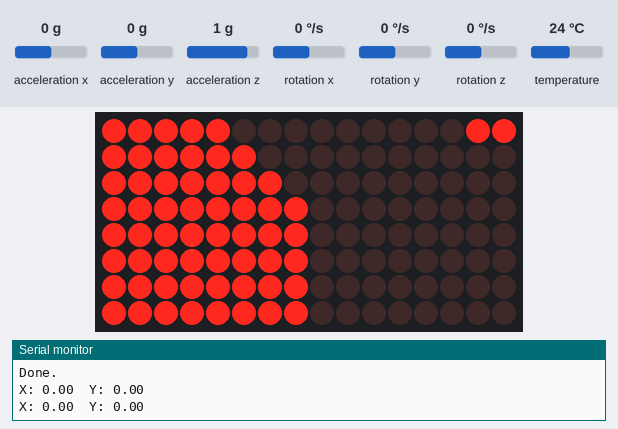
A sketch run on a simulated Arduino Uno, built with avr-gcc and run on an emulated ATmega328P. On the bench: 16×8 LED matrix, the last lines printed to the serial monitor. The test bench sets the inputs (shaded band); at power-on: acceleration x 0 g, acceleration y 0 g, acceleration z 1 g, rotation x 0 °/s, rotation y 0 °/s, rotation z 0 °/s, temperature 24 °C.

Above: at 1.3 s.
1.4 s: acceleration x set to -0.2 g
At 3.8 s:
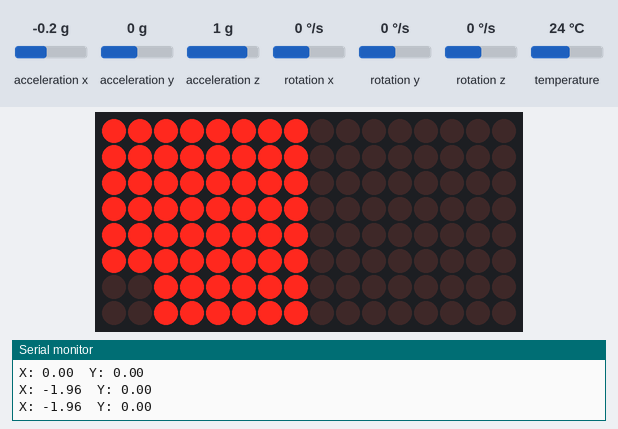
4.6 s: acceleration x set to 0.8 g
At 5.9 s:
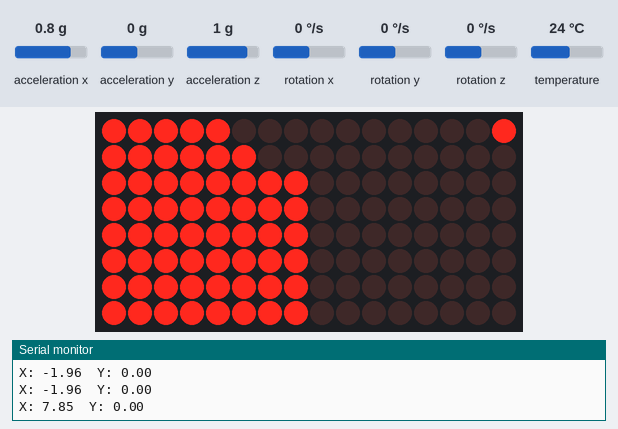
8.7 s: acceleration x set to -1.4 g
At 9.7 s:
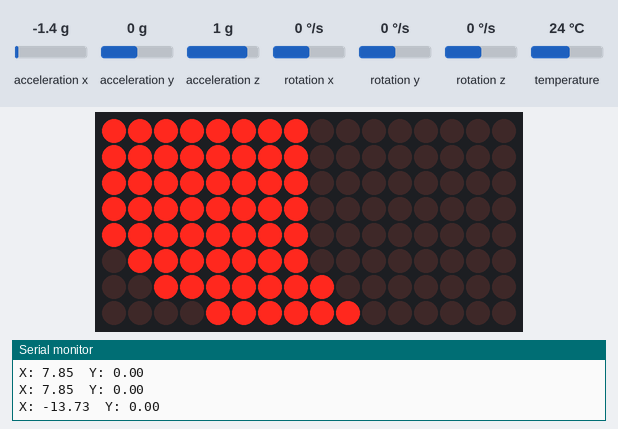
12.7 s: acceleration x set to 0 g
At 16.6 s:
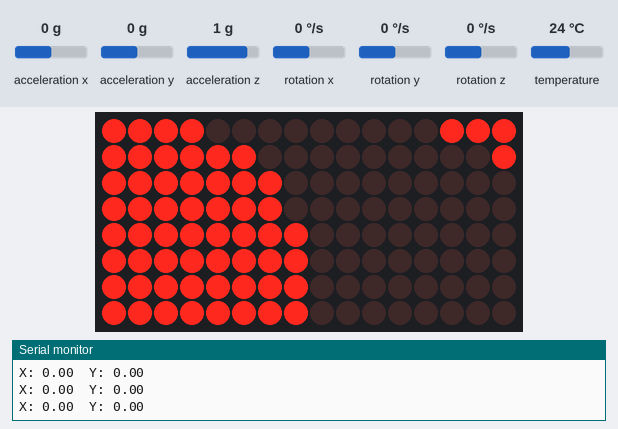
16.8 s: acceleration x set to -0.8 g
At 19.1 s:
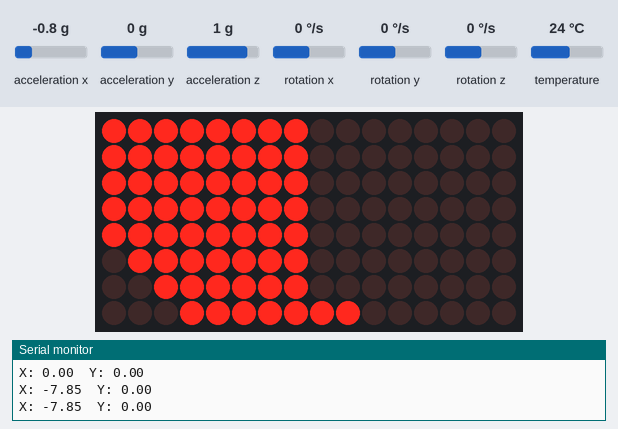
Timing chart, 0 to 20.6 s (numbered marks = the images above; inputs shaded):
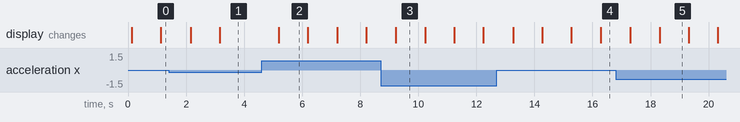

Measured:
- the behaviour switches between 0 and -0.1 g on acceleration x (found by bisection; images 0 and 1)
- after the input at 1.4 s, the display: first changes after 0.76 s (image 1 shows a later state)
- after the input at 4.6 s, the display: changes after 0.59 s (image 2)
- after the input at 8.7 s, the display: changes after 0.53 s (image 3)
- after the input at 12.7 s, the display: first changes after 0.57 s (image 4 shows a later state)
- after the input at 16.8 s, the display: first changes after 0.51 s (image 5 shows a later state)
- what the display in image 2 shows lasts 1.0 s, from 5.2 s to 6.2 s

The sketch:

Hourglass.ino
```cpp
//Matrix
#include <MD_MAX72xx.h>
#include <SPI.h>

#define HARDWARE_TYPE MD_MAX72XX::GENERIC_HW
#define MAX_DEVICES 2
#define CS_PIN 10
#define DATA_PIN 11
#define CLK_PIN 13

int mapMatrix1[8][8];
int mapMatrix2[8][8];
bool hilfsmatrix[8][8];

bool kopf = false; //Wird anhand der Ausrichtung des Gyros bestimmt
int setzenX = 0; //X Koordinate die beschrieben werden soll
int setzenY = 0; //Y Koordinate die beschrieben werden soll
int entfernenX = 0; //X Koordinate die entfernt werden soll
int entfernenY = 0; //Y Koordinate die entfernt werden soll
int state = 0; //Intervall für Sekunden pro Minute

MD_MAX72XX matrix = MD_MAX72XX(HARDWARE_TYPE, DATA_PIN, CLK_PIN, CS_PIN, MAX_DEVICES);

//Gyro
#include <Wire.h>
#include <Adafruit_MPU6050.h>

Adafruit_MPU6050 mpu;

void setup() {
  Serial.begin(9600);
  Serial.flush();

  //LED
  matrix.begin();
  matrix.control(MD_MAX72XX::INTENSITY, 3);
  matrix.clear();

  // Setzen der unteren 60 LEDs (weil 60sek/min)
  for (int i = 8; i <= 15; i++) {
    matrix.setColumn(i, 0xff);
  }
  matrix.setPoint(7, 15, false);
  matrix.setPoint(6, 15, false);
  matrix.setPoint(7, 14, false);
  matrix.setPoint(6, 14, false);

  //Gyro
  Serial.println(F("Calculating gyro offset, do not move MPU6050"));
  if (!mpu.begin()) {
    Serial.println("Failed to find MPU6050 chip");
    while (1) {
      delay(10);
    }
  }

  Serial.println("Done.");

  mpu.setGyroRange(MPU6050_RANGE_500_DEG);
  mpu.setFilterBandwidth(MPU6050_BAND_21_HZ);

  delay(100);

}

void loop() {
  sensors_event_t a, g, temp;
  mpu.getEvent(&a, &g, &temp);

  //Ausgabe der Gyro-Werte auf dem Serial Monitor
    Serial.print("X: " + String(a.acceleration.x));
    Serial.println("\tY: " + String(a.acceleration.y));


  //Überprüfung der Richtung der Sanduhr
  if(a.acceleration.x<0){
    if(kopf==true){
      swap();
    }
    kopf = false;
  }
  else{
    if(kopf==false){
      swap();
    }
    kopf = true;
  }

    //Werte die auf jeden Fall überschrieben werden setzen, um vorbelegung zu entfernen
    setzenX = 8;
    setzenY = 8;
    entfernenX = 8;
    entfernenY = 8;

//Teil der ausgeführt wird, wenn die Sanduhr auf dem Kopf steht und die maximalen Veränderungen noch nicht eingetreten sind
  if ((state < 60) & kopf) {

    //i und j sind die Koordinaten die überprüft werden
    for (int i=0; i<8; i++) {
      for (int j=8; j<16; j++) {
        //suchen der leuchtenden LED mit dem geringsten Wert basierend auf der Multiplikation
        if (matrix.getPoint(i, j)) {
          if (((i+1)*(j-7)) < ((entfernenX+1)*(entfernenY+1))) {
            entfernenX = i;
            entfernenY = j-8;
          }
        }
      }
    }

    matrix.setPoint(entfernenX, entfernenY+8, false);

//i und j sind die koordinaten, die überprüft werden
    for (int i=0; i<8; i++) {
      for (int j=0; j<8; j++) {
        //suchen der nicht leuchtenden LED mit dem geringsten Wert basierend auf der Multiplikation
        if (matrix.getPoint(i, j) == false) {
          if (((i+1)*(j+1)) < ((setzenX+1)*(setzenY+1))) {
            setzenX = i;
            setzenY = j;
          }
        }
      }
    }

    matrix.setPoint(setzenX, setzenY, true);

    //folgen des Zustands, damit die Schleifen nur begrenzt laufen
    state++;

  }

//Teil der ausgeführt wird, wenn die Sanduhr nicht auf dem Kopf steht und die maximalen Veränderungen noch nicht eingetreten sind
  else if ((state > 0) & !kopf) {
//i und j sind die koordinaten, die überprüft werden
    for (int i=0; i<8; i++) {
      for (int j=0; j<8; j++) {
        //suchen der leuchtenden LED mit dem geringsten Wert basierend auf der Multiplikation
        if (matrix.getPoint(i, j)) {
          if (((i+1)*(j+1) < ((entfernenX+1)*(entfernenY+1)))) {
            entfernenX = i;
            entfernenY = j;
          }
        }
      }
    }
    matrix.setPoint(entfernenX, entfernenY, false);

//i und j sind die koordinaten, die überprüft werden
    for (int i=0; i<8; i++) {
      for (int j=8; j<16; j++) {
       //suchen der nicht leuchtenden LED mit dem geringsten Wert basierend auf der Multiplikation
        if (matrix.getPoint(i, j) == false) {
          if (((i+1)*(j-7)) < ((setzenX+1)*(setzenY+1))) {
            setzenX = i;
            setzenY = j-8;
          }
        }
      }
    }

    matrix.setPoint(setzenX, setzenY+8, true);

    //folgen des Zustands, damit die Schleifen nur begrenzt laufen
    state--;
  }

  //Zeitmesser
  delay(1000);

}

//Funktion für das Fallen der Sandkörner in die Entgegengesetzte Richtung
void swap() {
  //durchiterieren durch die 1. Matrix
  for (int i=0; i<8; i++) {
    for (int j=0; j<8; j++) {
      //lesen eines Wertes der Matrix
      if (matrix.getPoint(i,j)) {
        //setzen des true-Wertes auf dem entgegengesetzten Feld in einer Hilfsmatrix
        hilfsmatrix[7-i][7-j] = true;
      }
      else {
        //setzen des false-Wertes auf dem entgegengesetzten Feld in einer Hilfsmatrix
        hilfsmatrix[7-i][7-j] = false;
      }
    }
  }

  //schreiben der Hilfsmatrix in die originale 1.Matrix
  for (int i=0; i<8; i++) {
    for (int j=0; j<8; j++) {
      matrix.setPoint(i, j, hilfsmatrix[i][j]);
    }
  }

  //durchiterieren durch die 2. Matrix
  for (int i=0; i<8; i++) {
    for (int j=8; j<16; j++) {
       //lesen eines Wertes der Matrix
      if (matrix.getPoint(i,j)) {
        //setzen des true-Wertes auf dem entgegengesetzten Feld in einer Hilfsmatrix
        hilfsmatrix[7-i][7-(j-8)] = true;
      }
      else {
        //setzen des false-Wertes auf dem entgegengesetzten Feld in einer Hilfsmatrix
        hilfsmatrix[7-i][7-(j-8)] = false;
      }
    }
  }

  //schreiben der Hilfsmatrix in die originale 2.Matrix

  for (int i=0; i<8; i++) {
    for (int j=0; j<8; j++) {
      matrix.setPoint(i, j+8, hilfsmatrix[i][j]);
    }
  }
}
```
